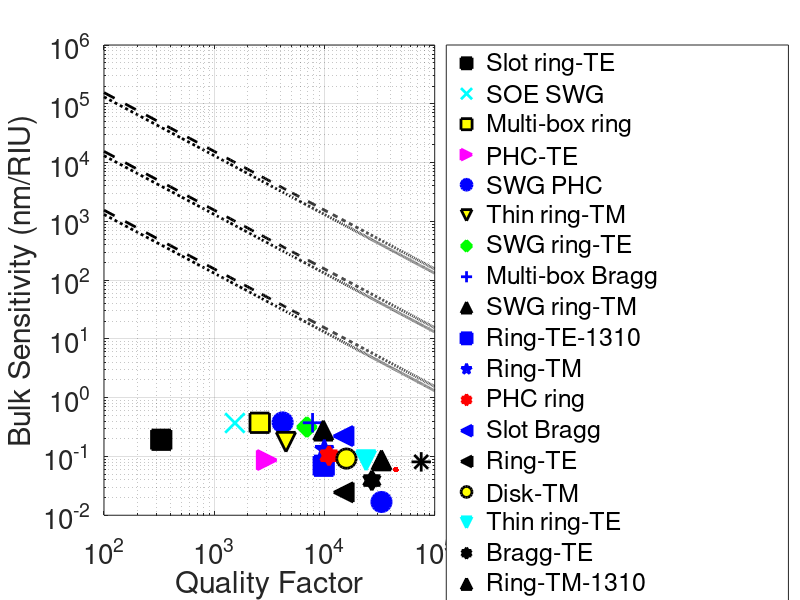

This chart was generated by the following MATLAB code:


expS=[298	575	579.5	129.84	586	270	490	580	429.7	91	200	160	340	38	142	133	59	113	26	76	106];
WL = [1550	1550	1550	1495	1545.5	1535	1550	1550	1550	1310	1515	1554	1530	1550	1543	1550	1517	1310	1547	1268	1310];
expSnormal = expS./WL;
expQ= [330.66	1540	2585.96	3008.34	4172.47	4472.83	6927.8	7800	9767.08	9847.29	9968.83	10996.74	14821.74	14882.47	15823.86	23817.43	26925.87	32899.19	32899.19	44404.78	75453.25];
expLegend={'Slot ring-TE'	'SOE SWG'	'Multi-box ring'	'PHC-TE'	'SWG PHC'	'Thin ring-TM'	'SWG ring-TE'	'Multi-box Bragg'	'SWG ring-TM'	'Ring-TE-1310'	'Ring-TM'	'PHC ring'	'Slot Bragg'	'Ring-TE'	'Disk-TM'	'Thin ring-TE'	'Bragg-TE'	'Ring-TM-1310'	'Disk-TE'	'Segmented SWG TE-1310'	'Bragg-1310'};    

expQ_iLOD = linspace(1e2, 1e5, 1000);
iLOD = [1e-2 1e-3 1e-4];


figure(2)
clf
PLOT_MARKER = ["s","x","s",	">","o"	,"v","d","+","^","s","p","h","<","<","o","v","h","^","o","r*","<"];PLOT_MARKER=[PLOT_MARKER ,PLOT_MARKER];
PLOT_COLOR = ["k","c","y","m","b","y","g","b","k","b","b","r","b","k","y","c","k","k","b","r","y"]; PLOT_COLOR=[PLOT_COLOR, PLOT_COLOR];
EDGE_COLOR = ["k","c","k","m","b","k","g","b","k","b","b","r","b","k","k","c","k","k","b","r","k"]; PLOT_COLOR=[PLOT_COLOR, PLOT_COLOR];
loglog(expQ, expS, "*",'linewidth',2)
for i=1:length(expS)
loglog(expQ(i),expSnormal(i),PLOT_MARKER(i),'MarkerSize',14,'MarkerFaceColor',PLOT_COLOR(i), 'MarkerEdgeColor',EDGE_COLOR(i),'linewidth', 2); hold on;
end
for j=1:length(iLOD)
loglog(expQ_iLOD, 1310./(iLOD(j).*expQ_iLOD) , "k:",'linewidth',2)
end

for j=1:length(iLOD)
loglog(expQ_iLOD, 1550./(iLOD(j).*expQ_iLOD) , "k--",'linewidth',2)
end
grid on

h_legend=legend (expLegend,'Location','NorthEastOutside');
%ylim([10 1e3])
%xlim([])
legend()
xlabel('Quality Factor')
ylabel('Bulk Sensitivity (nm/RIU)')
set(gca , 'fontsize', 20)
